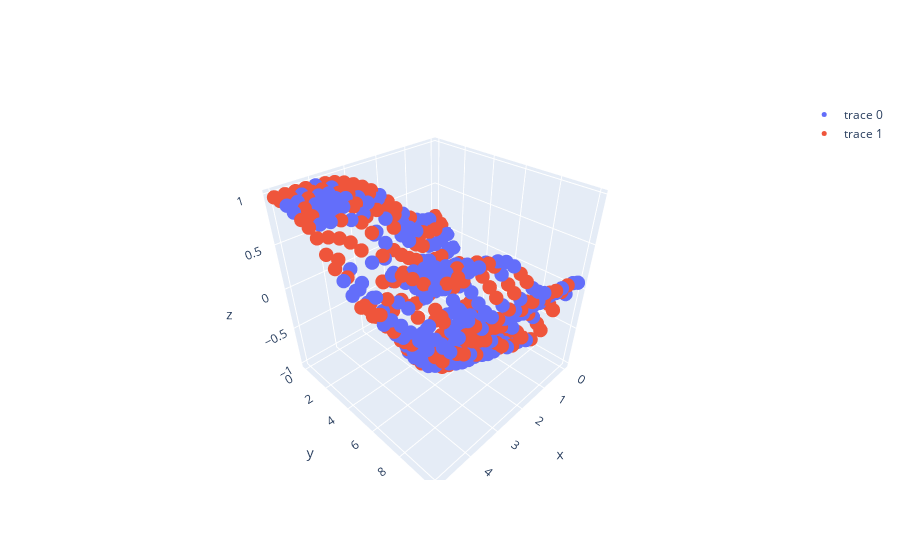
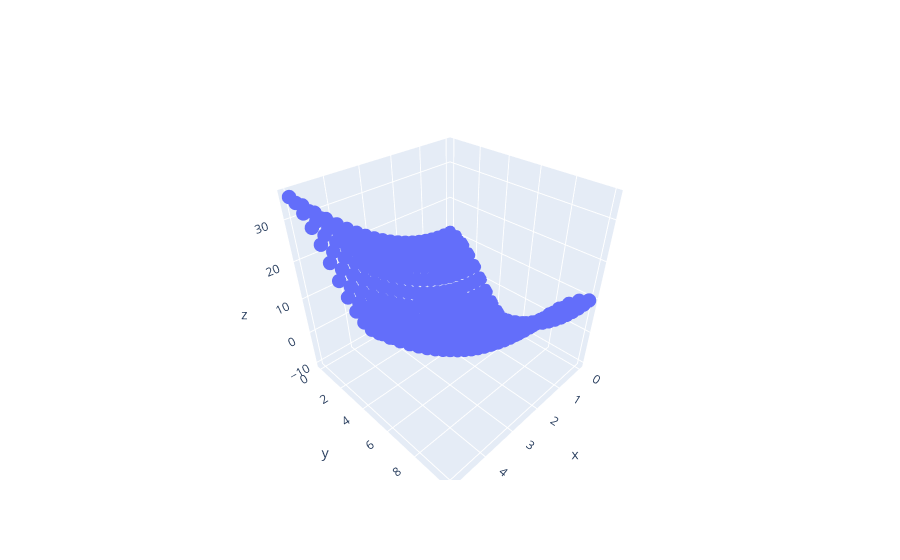
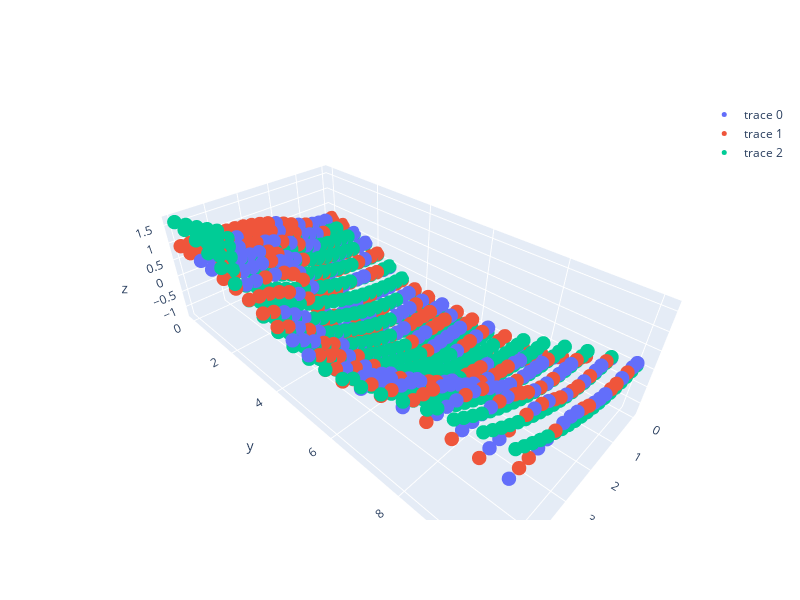

These figures' notebook cell, in order:
### Code cell
import plotly.graph_objects as go

x1_nn_train_pred = model_x1.predict([X_train[:, :2]])
fig1 = go.Figure(data=go.Scatter3d(
    x=X_train[:, 0],
    y=X_train[:, 1],
    z=x1_nn_train_pred[:,0],
    mode='markers',
    marker=dict(
        size=5  # Adjust the marker size as needed
    )
))

x1_nn_test_pred = model_x1.predict([X_test[:, :2]])
fig1.add_trace(go.Scatter3d(
    x=X_test[:, 0],
    y=X_test[:, 1],
    z=x1_nn_test_pred[:,0],
    mode='markers',
    marker=dict(
        size=5  # Adjust the marker size as needed
    )
))
fig1.show()


def f_vec(X):
    res = []
    for x in X:
        res.append(f(x))
    return np.array(res)

f_true = f_vec(X[:, :2])

fig2 = go.Figure(data=go.Scatter3d(
    x=X[:, 0],
    y=X[:, 1],
    z=f_true,
    mode='markers',
    marker=dict(
        size=5  # Adjust the marker size as needed
    )
))
fig2.show()


f_adap = ((f_true - np.mean(f_true))/np.std(f_true)) * np.std(x1_nn_train_pred) + np.mean(x1_nn_train_pred)

layout = go.Layout(
    width=800,  # Width in pixels
    height=600  # Height in pixels
)
x1_nn_train_pred = model_x1.predict([X_train[:, :2]])
fig3 = go.Figure(data=go.Scatter3d(
    x=X_train[:, 0],
    y=X_train[:, 1],
    z=x1_nn_train_pred[:,0],
    mode='markers',
    marker=dict(
        size=5  # Adjust the marker size as needed
    )),
    layout=layout)

x1_nn_test_pred = model_x1.predict([X_test[:, :2]])
fig3.add_trace(go.Scatter3d(
    x=X_test[:, 0],
    y=X_test[:, 1],
    z=x1_nn_test_pred[:,0],
    mode='markers',
    marker=dict(
        size=5  # Adjust the marker size as needed
    )
))

fig3.add_trace(go.Scatter3d(
    x=X[:, 0],
    y=X[:, 1],
    z=f_adap,
    mode='markers',
    marker=dict(
        size=5  # Adjust the marker size as needed
    )
))
fig3.show()

### Figure 1 — Plotly figure (JSON) as saved in the notebook; plotly's stock layout.template omitted (floating-point values rounded to 4 significant figures; data arrays with more than 128 entries replaced by an {"elided": "..."} marker saying what was removed)
{"data": [{"marker": {"size": 5}, "mode": "markers", "type": "scatter3d", "x": {"elided": "960 float values"}, "y": {"elided": "960 float values"}, "z": {"elided": "960 float values"}}, {"marker": {"size": 5}, "mode": "markers", "type": "scatter3d", "x": {"elided": "240 float values"}, "y": {"elided": "240 float values"}, "z": {"elided": "240 float values"}}], "layout": {}}

### Figure 2 — Plotly figure (JSON) as saved in the notebook; plotly's stock layout.template omitted (floating-point values rounded to 4 significant figures; data arrays with more than 128 entries replaced by an {"elided": "..."} marker saying what was removed)
{"data": [{"marker": {"size": 5}, "mode": "markers", "type": "scatter3d", "x": {"elided": "1200 float values"}, "y": {"elided": "1200 float values"}, "z": {"elided": "1200 float values"}}], "layout": {}}

### Figure 3 — Plotly figure (JSON) as saved in the notebook; plotly's stock layout.template omitted (floating-point values rounded to 4 significant figures; data arrays with more than 128 entries replaced by an {"elided": "..."} marker saying what was removed)
{"data": [{"marker": {"size": 5}, "mode": "markers", "type": "scatter3d", "x": {"elided": "960 float values"}, "y": {"elided": "960 float values"}, "z": {"elided": "960 float values"}}, {"marker": {"size": 5}, "mode": "markers", "type": "scatter3d", "x": {"elided": "240 float values"}, "y": {"elided": "240 float values"}, "z": {"elided": "240 float values"}}, {"marker": {"size": 5}, "mode": "markers", "type": "scatter3d", "x": {"elided": "1200 float values"}, "y": {"elided": "1200 float values"}, "z": {"elided": "1200 float values"}}], "layout": {"height": 600, "width": 800}}
